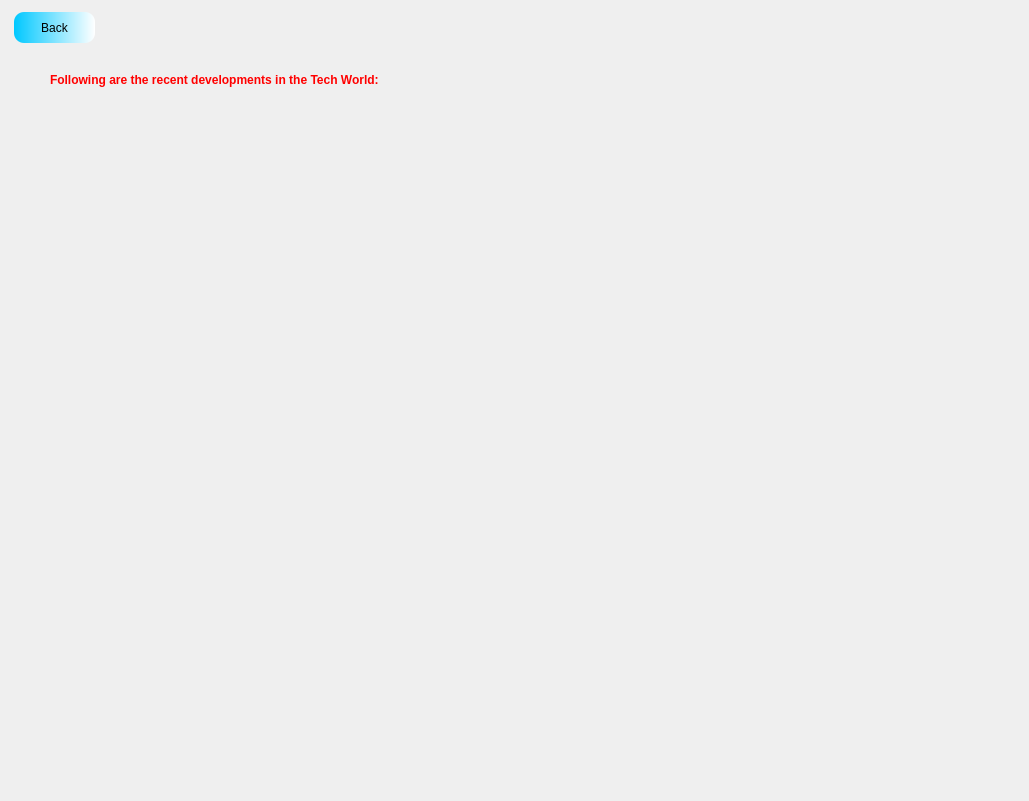
<?xml version="1.0" encoding="UTF-8"?>
<ui version="4.0">
 <class>MainWindow</class>
 <widget class="QMainWindow" name="MainWindow">
  <property name="geometry">
   <rect>
    <x>0</x>
    <y>0</y>
    <width>1029</width>
    <height>801</height>
   </rect>
  </property>
  <property name="windowTitle">
   <string>MainWindow</string>
  </property>
  <widget class="QWidget" name="centralwidget">
   <widget class="QLabel" name="label">
    <property name="geometry">
     <rect>
      <x>-4</x>
      <y>-8</y>
      <width>1031</width>
      <height>811</height>
     </rect>
    </property>
    <property name="styleSheet">
     <string notr="true"/>
    </property>
    <property name="text">
     <string/>
    </property>
    <property name="pixmap">
     <pixmap resource="redtriangles.qrc">:/newPrefix/2175422.png</pixmap>
    </property>
    <property name="scaledContents">
     <bool>true</bool>
    </property>
   </widget>
   <widget class="QLabel" name="label_2">
    <property name="geometry">
     <rect>
      <x>50</x>
      <y>-30</y>
      <width>1011</width>
      <height>221</height>
     </rect>
    </property>
    <property name="styleSheet">
     <string notr="true">font: 20pt &quot;Algerian&quot;;
color: rgb(255, 0, 0);
</string>
    </property>
    <property name="text">
     <string>&lt;html&gt;&lt;head/&gt;&lt;body&gt;&lt;p&gt;&lt;span style=&quot; font-weight:600;&quot;&gt;Following are the recent developments in the Tech World: &lt;/span&gt;&lt;/p&gt;&lt;/body&gt;&lt;/html&gt;</string>
    </property>
    <property name="wordWrap">
     <bool>false</bool>
    </property>
    <property name="openExternalLinks">
     <bool>true</bool>
    </property>
   </widget>
   <widget class="QScrollArea" name="scrollArea">
    <property name="geometry">
     <rect>
      <x>69</x>
      <y>129</y>
      <width>891</width>
      <height>651</height>
     </rect>
    </property>
    <property name="minimumSize">
     <size>
      <width>891</width>
      <height>651</height>
     </size>
    </property>
    <property name="styleSheet">
     <string notr="true">background-color: rgba(0, 0, 0, 0);</string>
    </property>
    <property name="widgetResizable">
     <bool>true</bool>
    </property>
    <widget class="QWidget" name="scrollAreaWidgetContents">
     <property name="geometry">
      <rect>
       <x>0</x>
       <y>0</y>
       <width>889</width>
       <height>649</height>
      </rect>
     </property>
     <layout class="QGridLayout" name="gridLayout">
      <item row="0" column="0">
       <widget class="QWidget" name="widget" native="true"/>
      </item>
     </layout>
    </widget>
   </widget>
   <widget class="QPushButton" name="back">
    <property name="geometry">
     <rect>
      <x>14</x>
      <y>12</y>
      <width>81</width>
      <height>31</height>
     </rect>
    </property>
    <property name="styleSheet">
     <string notr="true">QPushButton{
border-radius:10px;
font: 75 10pt &quot;Arial&quot;;
background-color: qlineargradient(spread:pad, x1:0, y1:0, x2:1, y2:0, stop:0 rgba(0, 200, 255, 255), stop:1 rgba(255, 255, 255, 255));}
QPushButton:Hover{
border-radius:10px;
font: 75 12pt &quot;Arial&quot;;
background-color: qlineargradient(spread:pad, x1:0, y1:0, x2:1, y2:0, stop:0 rgba(255, 255, 255, 255), stop:1 rgba(0, 200, 255, 255));}</string>
    </property>
    <property name="text">
     <string>Back</string>
    </property>
   </widget>
  </widget>
 </widget>
 <resources>
  <include location="redtriangles.qrc"/>
 </resources>
 <connections/>
</ui>
